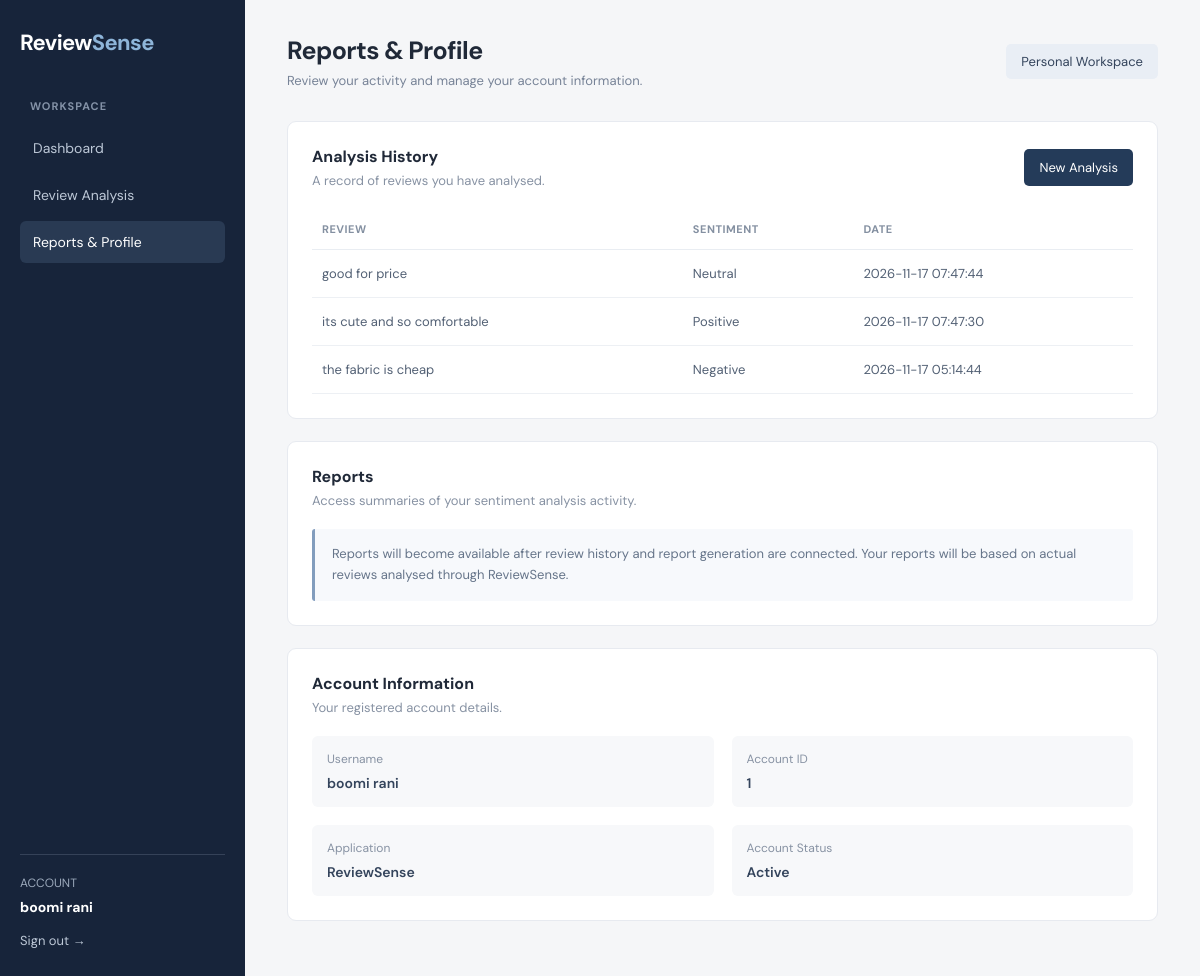
The app's page /reports (signed in) with its own data.
### tables this page shows
CREATE TABLE analysis_history (
            id INTEGER PRIMARY KEY AUTOINCREMENT,
            user_id INTEGER NOT NULL,
            review TEXT NOT NULL,
            sentiment TEXT NOT NULL,
            created_at TIMESTAMP DEFAULT CURRENT_TIMESTAMP,
            FOREIGN KEY (user_id) REFERENCES users(id) ON DELETE CASCADE
        );

### app.py (the view)
@app.route("/reports")
def reports():
    if not login_required():
        return redirect(url_for("login"))
    connection = get_connection()
    try:
        cursor = connection.cursor()
        cursor.execute(
            """
            SELECT review, sentiment, created_at
            FROM analysis_history
            WHERE user_id = ?
            ORDER BY created_at DESC
            """,
            (session["user_id"],)
        )
        history = cursor.fetchall()
    finally:
        connection.close()
    return render_template(
        "reports.html",
        history=history
    )

### app.py (called while the page is built)
def login_required():
    return "user_id" in session

### database.py (called while the page is built)
def get_connection():
    connection = sqlite3.connect(DATABASE_NAME)
    connection.row_factory = sqlite3.Row
    connection.execute("PRAGMA foreign_keys = ON")
    return connection

### templates/reports.html (shortened to what this page needs)
<!DOCTYPE html>
<html lang="en">
<head>
</head>
<body>
<div class="layout">
    <aside class="sidebar">
        <div class="brand">Review<span>Sense</span></div>
        <div class="nav-label">WORKSPACE</div>
        <nav class="nav">
            <a href="/dashboard">Dashboard</a>
            <a href="/analysis">Review Analysis</a>
            <a href="/reports" class="active">Reports & Profile</a>
        </nav>
        <div class="account">
            <small>ACCOUNT</small>
            <strong>{{ session.get('username', 'User') }}</strong>
            <a href="/logout">Sign out →</a>
        </div>
    </aside>
    <main class="main">
        <div class="topbar">
            <div>
                <h1>Reports & Profile</h1>
                <p>Review your activity and manage your account information.</p>
            </div>
            <div class="user-tag">Personal Workspace</div>
        </div>
        <section class="section">
            <div class="section-heading">
                <div>
                    <h2>Analysis History</h2>
                    <p class="muted">A record of reviews you have analysed.</p>
                </div>
                <a href="/analysis" class="button">New Analysis</a>
            </div>
            <div class="table-wrap">
                <table>
                    <thead>
                        <tr>
                            <th>Review</th>
                            <th>Sentiment</th>
                            <th>Date</th>
                        </tr>
                    </thead>
                    <tbody>
                        {% if history %}
                            {% for item in history %}
                            <tr>
                                <td>{{ item.review }}</td>
                                <td>{{ item.sentiment }}</td>
                                <td>{{ item.created_at }}</td>
                            </tr>
                            {% endfor %}
                        {% endif %}
                    </tbody>
                </table>
            </div>
        </section>
        <section class="section">
            <div class="section-heading">
                <div>
                    <h2>Reports</h2>
                    <p class="muted">Access summaries of your sentiment analysis activity.</p>
                </div>
            </div>
            <div class="report-note">
                Reports will become available after review history and report generation are connected.
                Your reports will be based on actual reviews analysed through ReviewSense.
            </div>
        </section>
        <section class="section">
            <div class="section-heading">
                <div>
                    <h2>Account Information</h2>
                    <p class="muted">Your registered account details.</p>
                </div>
            </div>
            <div class="profile-grid">
                <div class="profile-item">
                    <label>Username</label>
                    <p>{{ session.get('username', 'Not available') }}</p>
                </div>
                <div class="profile-item">
                    <label>Account ID</label>
                    <p>{{ session.get('user_id', 'Not available') }}</p>
                </div>
                <div class="profile-item">
                    <label>Application</label>
                    <p>ReviewSense</p>
                </div>
                <div class="profile-item">
                    <label>Account Status</label>
                    <p>Active</p>
                </div>
            </div>
        </section>
    </main>
</div>
</body>
</html>

### templates/reports.html (style rules this page uses)
* { margin: 0; padding: 0; box-sizing: border-box; }
body { font-family: 'DM Sans', Arial, sans-serif; background: #f5f6f8; color: #202938; }
.layout { display: flex; min-height: 100vh; }
.sidebar { width: 245px; background: #17243a; color: #fff; padding: 28px 20px; display: flex; flex-direction: column; flex-shrink: 0; }
.brand { font-size: 22px; font-weight: 700; margin-bottom: 42px; letter-spacing: -0.6px; }
.brand span { color: #8eb5d9; }
.nav-label { color: #8492a7; font-size: 11px; font-weight: 700; letter-spacing: 1px; margin: 0 0 14px 10px; }
.nav a { display: block; padding: 12px 13px; margin-bottom: 5px; color: #bdc8d7; text-decoration: none; border-radius: 6px; font-size: 14px; }
.nav a:hover, .nav a.active { background: #293a53; color: #fff; }
.account { margin-top: auto; border-top: 1px solid #354258; padding-top: 20px; }
.account small { display: block; color: #9ba9bb; font-size: 12px; margin-bottom: 5px; }
.account strong { font-size: 14px; }
.account a { display: block; color: #bdc8d7; text-decoration: none; font-size: 13px; margin-top: 15px; }
.main { flex: 1; padding: 34px 42px; min-width: 0; }
.topbar { display: flex; justify-content: space-between; align-items: center; margin-bottom: 32px; }
.topbar p { color: #778397; font-size: 13px; margin-top: 5px; }
.user-tag { background: #e9eef5; padding: 9px 15px; border-radius: 5px; font-size: 13px; color: #34445c; }
h1 { font-size: 25px; letter-spacing: -0.6px; font-weight: 700; }
.section { background: #fff; border: 1px solid #e7eaf0; border-radius: 9px; padding: 24px; margin-bottom: 22px; }
.section-heading { display: flex; justify-content: space-between; align-items: center; margin-bottom: 20px; gap: 12px; }
h2 { font-size: 16px; font-weight: 700; }
.muted { color: #8792a3; font-size: 13px; margin-top: 5px; }
.button { display: inline-block; padding: 10px 15px; background: #243b59; color: #fff; text-decoration: none; border-radius: 5px; font-size: 13px; border: none; cursor: pointer; }
.table-wrap { overflow-x: auto; }
table { width: 100%; border-collapse: collapse; min-width: 520px; }
th { text-align: left; color: #8490a1; font-size: 11px; font-weight: 700; text-transform: uppercase; letter-spacing: 0.5px; padding: 13px 10px; border-bottom: 1px solid #e9edf2; }
td { padding: 15px 10px; border-bottom: 1px solid #edf0f4; font-size: 13px; color: #526074; }
.profile-grid { display: grid; grid-template-columns: 1fr 1fr; gap: 18px; }
.profile-item { padding: 15px; background: #f7f8fa; border-radius: 6px; }
.profile-item label { display: block; color: #8792a3; font-size: 12px; margin-bottom: 7px; }
.profile-item p { color: #34445c; font-size: 14px; font-weight: 600; overflow-wrap: anywhere; }
.report-note { background: #f7f9fc; border-left: 3px solid #829dbd; padding: 15px 17px; border-radius: 3px; color: #66758a; font-size: 13px; line-height: 1.6; }

### records on screen
analysis_history: review "good for price", sentiment "Neutral", created_at "2026-11-17 07:47:44"
analysis_history: review "its cute and so comfortable", sentiment "Positive", created_at "2026-11-17 07:47:30"
analysis_history: review "the fabric is cheap", sentiment "Negative", created_at "2026-11-17 05:14:44"

### other values on screen
{{ session.get('username', 'User') }} "boomi rani"
{{ session.get('username', 'Not available') }} "boomi rani"
{{ session.get('user_id', 'Not available') }} "1"
